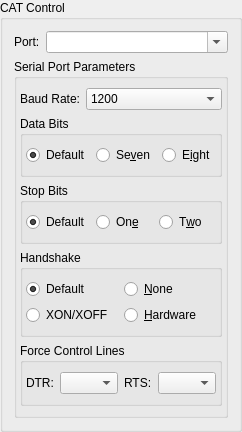
        <widget class="QGroupBox" name="CAT_control_group_box">
         <property name="sizePolicy">
          <sizepolicy hsizetype="Preferred" vsizetype="Preferred">
           <horstretch>0</horstretch>
           <verstretch>0</verstretch>
          </sizepolicy>
         </property>
         <property name="toolTip">
          <string>Settings that control your CAT interface.</string>
         </property>
         <property name="title">
          <string>CAT Control</string>
         </property>
         <layout class="QVBoxLayout" name="verticalLayout_3">
          <item>
           <layout class="QFormLayout" name="formLayout">
            <property name="fieldGrowthPolicy">
             <enum>QFormLayout::ExpandingFieldsGrow</enum>
            </property>
            <item row="0" column="0">
             <widget class="QLabel" name="CAT_port_label">
              <property name="text">
               <string>Port:</string>
              </property>
              <property name="buddy">
               <cstring>CAT_port_combo_box</cstring>
              </property>
             </widget>
            </item>
            <item row="0" column="1">
             <widget class="QComboBox" name="CAT_port_combo_box">
              <property name="sizePolicy">
               <sizepolicy hsizetype="MinimumExpanding" vsizetype="Fixed">
                <horstretch>1</horstretch>
                <verstretch>0</verstretch>
               </sizepolicy>
              </property>
              <property name="toolTip">
               <string>Serial port used for CAT control.</string>
              </property>
              <property name="editable">
               <bool>true</bool>
              </property>
              <property name="currentText">
               <string/>
              </property>
              <property name="insertPolicy">
               <enum>QComboBox::NoInsert</enum>
              </property>
             </widget>
            </item>
           </layout>
          </item>
          <item>
           <widget class="QGroupBox" name="CAT_serial_port_parameters_group_box">
            <property name="sizePolicy">
             <sizepolicy hsizetype="Preferred" vsizetype="MinimumExpanding">
              <horstretch>0</horstretch>
              <verstretch>0</verstretch>
             </sizepolicy>
            </property>
            <property name="title">
             <string>Serial Port Parameters</string>
            </property>
            <layout class="QVBoxLayout" name="verticalLayout">
             <property name="leftMargin">
              <number>3</number>
             </property>
             <property name="rightMargin">
              <number>3</number>
             </property>
             <item>
              <layout class="QFormLayout" name="formLayout_5">
               <property name="fieldGrowthPolicy">
                <enum>QFormLayout::ExpandingFieldsGrow</enum>
               </property>
               <item row="0" column="0">
                <widget class="QLabel" name="CAT_baud_label">
                 <property name="text">
                  <string>Baud Rate:</string>
                 </property>
                 <property name="buddy">
                  <cstring>CAT_serial_baud_combo_box</cstring>
                 </property>
                </widget>
               </item>
               <item row="0" column="1">
                <widget class="QComboBox" name="CAT_serial_baud_combo_box">
                 <property name="sizePolicy">
                  <sizepolicy hsizetype="MinimumExpanding" vsizetype="Fixed">
                   <horstretch>0</horstretch>
                   <verstretch>0</verstretch>
                  </sizepolicy>
                 </property>
                 <property name="toolTip">
                  <string>Serial port data rate which must match the setting of your radio.</string>
                 </property>
                 <property name="currentIndex">
                  <number>0</number>
                 </property>
                 <item>
                  <property name="text">
                   <string>1200</string>
                  </property>
                 </item>
                 <item>
                  <property name="text">
                   <string>2400</string>
                  </property>
                 </item>
                 <item>
                  <property name="text">
                   <string>4800</string>
                  </property>
                 </item>
                 <item>
                  <property name="text">
                   <string>9600</string>
                  </property>
                 </item>
                 <item>
                  <property name="text">
                   <string>19200</string>
                  </property>
                 </item>
                 <item>
                  <property name="text">
                   <string>38400</string>
                  </property>
                 </item>
                 <item>
                  <property name="text">
                   <string>57600</string>
                  </property>
                 </item>
                 <item>
                  <property name="text">
                   <string>115200</string>
                  </property>
                 </item>
                </widget>
               </item>
              </layout>
             </item>
             <item>
              <widget class="QGroupBox" name="CAT_data_bits_group_box">
               <property name="toolTip">
                <string>&lt;html&gt;&lt;head/&gt;&lt;body&gt;&lt;p&gt;Number of data bits used to communicate with your radio's CAT interface (usually eight).&lt;/p&gt;&lt;/body&gt;&lt;/html&gt;</string>
               </property>
               <property name="title">
                <string>Data Bits</string>
               </property>
               <layout class="QHBoxLayout" name="horizontalLayout_4">
                <property name="leftMargin">
                 <number>3</number>
                </property>
                <property name="rightMargin">
                 <number>3</number>
                </property>
                <item>
                 <widget class="QRadioButton" name="CAT_default_bit_radio_button">
                  <property name="text">
                   <string>Default</string>
                  </property>
                  <property name="checked">
                   <bool>true</bool>
                  </property>
                  <attribute name="buttonGroup">
                   <string notr="true">CAT_data_bits_button_group</string>
                  </attribute>
                 </widget>
                </item>
                <item>
                 <widget class="QRadioButton" name="CAT_7_bit_radio_button">
                  <property name="text">
                   <string>Se&amp;ven</string>
                  </property>
                  <property name="autoExclusive">
                   <bool>true</bool>
                  </property>
                  <attribute name="buttonGroup">
                   <string notr="true">CAT_data_bits_button_group</string>
                  </attribute>
                 </widget>
                </item>
                <item>
                 <widget class="QRadioButton" name="CAT_8_bit_radio_button">
                  <property name="text">
                   <string>E&amp;ight</string>
                  </property>
                  <property name="checked">
                   <bool>false</bool>
                  </property>
                  <attribute name="buttonGroup">
                   <string notr="true">CAT_data_bits_button_group</string>
                  </attribute>
                 </widget>
                </item>
               </layout>
              </widget>
             </item>
             <item>
              <widget class="QGroupBox" name="CAT_stop_bits_group_box">
               <property name="toolTip">
                <string>&lt;html&gt;&lt;head/&gt;&lt;body&gt;&lt;p&gt;Number of stop bits used when communicating with your radio's CAT interface&lt;/p&gt;&lt;p&gt;(consult you radio's manual for details).&lt;/p&gt;&lt;/body&gt;&lt;/html&gt;</string>
               </property>
               <property name="title">
                <string>Stop Bits</string>
               </property>
               <layout class="QHBoxLayout" name="horizontalLayout_2">
                <property name="leftMargin">
                 <number>3</number>
                </property>
                <property name="rightMargin">
                 <number>3</number>
                </property>
                <item>
                 <widget class="QRadioButton" name="CAT_default_stop_bit_radio_button">
                  <property name="text">
                   <string>Default</string>
                  </property>
                  <property name="checked">
                   <bool>true</bool>
                  </property>
                  <attribute name="buttonGroup">
                   <string notr="true">CAT_stop_bits_button_group</string>
                  </attribute>
                 </widget>
                </item>
                <item>
                 <widget class="QRadioButton" name="CAT_one_stop_bit_radio_button">
                  <property name="text">
                   <string>On&amp;e</string>
                  </property>
                  <attribute name="buttonGroup">
                   <string notr="true">CAT_stop_bits_button_group</string>
                  </attribute>
                 </widget>
                </item>
                <item>
                 <widget class="QRadioButton" name="CAT_two_stop_bit_radio_button">
                  <property name="text">
                   <string>T&amp;wo</string>
                  </property>
                  <property name="checked">
                   <bool>false</bool>
                  </property>
                  <attribute name="buttonGroup">
                   <string notr="true">CAT_stop_bits_button_group</string>
                  </attribute>
                 </widget>
                </item>
               </layout>
              </widget>
             </item>
             <item>
              <widget class="QGroupBox" name="CAT_handshake_group_box">
               <property name="toolTip">
                <string>&lt;html&gt;&lt;head/&gt;&lt;body&gt;&lt;p&gt;Flow control protocol used between this computer and your radio's CAT interface (usually &amp;quot;None&amp;quot; but some require &amp;quot;Hardware&amp;quot;).&lt;/p&gt;&lt;/body&gt;&lt;/html&gt;</string>
               </property>
               <property name="title">
                <string>Handshake</string>
               </property>
               <layout class="QGridLayout" name="gridLayout_11">
                <property name="leftMargin">
                 <number>3</number>
                </property>
                <property name="rightMargin">
                 <number>3</number>
                </property>
                <item row="0" column="1">
                 <widget class="QRadioButton" name="CAT_handshake_none_radio_button">
                  <property name="text">
                   <string>&amp;None</string>
                  </property>
                  <property name="checked">
                   <bool>false</bool>
                  </property>
                  <attribute name="buttonGroup">
                   <string notr="true">CAT_handshake_button_group</string>
                  </attribute>
                 </widget>
                </item>
                <item row="0" column="0">
                 <widget class="QRadioButton" name="CAT_handshake_default_radio_button">
                  <property name="text">
                   <string>Default</string>
                  </property>
                  <property name="checked">
                   <bool>true</bool>
                  </property>
                  <attribute name="buttonGroup">
                   <string notr="true">CAT_handshake_button_group</string>
                  </attribute>
                 </widget>
                </item>
                <item row="1" column="0">
                 <widget class="QRadioButton" name="CAT_handshake_xon_radio_button">
                  <property name="toolTip">
                   <string>Software flow control (very rare on CAT interfaces).</string>
                  </property>
                  <property name="text">
                   <string>XON/XOFF</string>
                  </property>
                  <attribute name="buttonGroup">
                   <string notr="true">CAT_handshake_button_group</string>
                  </attribute>
                 </widget>
                </item>
                <item row="1" column="1">
                 <widget class="QRadioButton" name="CAT_handshake_hardware_radio_button">
                  <property name="toolTip">
                   <string>Flow control using the RTS and CTS RS-232 control lines
not often used but some radios have it as an option and 
a few, particularly some Kenwood rigs, require it).</string>
                  </property>
                  <property name="text">
                   <string>&amp;Hardware</string>
                  </property>
                  <attribute name="buttonGroup">
                   <string notr="true">CAT_handshake_button_group</string>
                  </attribute>
                 </widget>
                </item>
               </layout>
              </widget>
             </item>
             <item>
              <widget class="QGroupBox" name="CAT_control_lines_group_box">
               <property name="toolTip">
                <string>Special control of CAT port control lines.</string>
               </property>
               <property name="title">
                <string>Force Control Lines</string>
               </property>
               <property name="checked">
                <bool>false</bool>
               </property>
               <layout class="QHBoxLayout" name="horizontalLayout_8">
                <property name="leftMargin">
                 <number>3</number>
                </property>
                <property name="rightMargin">
                 <number>3</number>
                </property>
                <item>
                 <layout class="QFormLayout" name="formLayout_8">
                  <item row="0" column="0">
                   <widget class="QLabel" name="force_DTR_label">
                    <property name="text">
                     <string>DTR:</string>
                    </property>
                    <property name="buddy">
                     <cstring>force_DTR_combo_box</cstring>
                    </property>
                   </widget>
                  </item>
                  <item row="0" column="1">
                   <widget class="QComboBox" name="force_DTR_combo_box">
                    <item>
                     <property name="text">
                      <string/>
                     </property>
                    </item>
                    <item>
                     <property name="text">
                      <string>High</string>
                     </property>
                    </item>
                    <item>
                     <property name="text">
                      <string>Low</string>
                     </property>
                    </item>
                   </widget>
                  </item>
                 </layout>
                </item>
                <item>
                 <layout class="QFormLayout" name="formLayout_9">
                  <item row="0" column="0">
                   <widget class="QLabel" name="force_RTS_label">
                    <property name="text">
                     <string>RTS:</string>
                    </property>
                    <property name="buddy">
                     <cstring>force_RTS_combo_box</cstring>
                    </property>
                   </widget>
                  </item>
                  <item row="0" column="1">
                   <widget class="QComboBox" name="force_RTS_combo_box">
                    <item>
                     <property name="text">
                      <string/>
                     </property>
                    </item>
                    <item>
                     <property name="text">
                      <string>High</string>
                     </property>
                    </item>
                    <item>
                     <property name="text">
                      <string>Low</string>
                     </property>
                    </item>
                   </widget>
                  </item>
                 </layout>
                </item>
               </layout>
              </widget>
             </item>
            </layout>
           </widget>
          </item>
         </layout>
        </widget>
